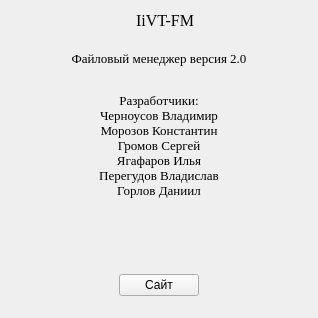
<?xml version="1.0" encoding="UTF-8"?>
<ui version="4.0">
 <class>Form</class>
 <widget class="QWidget" name="Form">
  <property name="geometry">
   <rect>
    <x>0</x>
    <y>0</y>
    <width>318</width>
    <height>318</height>
   </rect>
  </property>
  <property name="sizePolicy">
   <sizepolicy hsizetype="Fixed" vsizetype="Fixed">
    <horstretch>0</horstretch>
    <verstretch>0</verstretch>
   </sizepolicy>
  </property>
  <property name="minimumSize">
   <size>
    <width>318</width>
    <height>318</height>
   </size>
  </property>
  <property name="maximumSize">
   <size>
    <width>418</width>
    <height>418</height>
   </size>
  </property>
  <property name="windowTitle">
   <string>О программе</string>
  </property>
  <property name="windowIcon">
   <iconset>
    <normaloff>favicon.ico</normaloff>favicon.ico</iconset>
  </property>
  <layout class="QGridLayout" name="gridLayout">
   <item row="0" column="0">
    <layout class="QVBoxLayout" name="verticalLayout">
     <item>
      <layout class="QHBoxLayout" name="horizontalLayout">
       <item>
        <spacer name="horizontalSpacer">
         <property name="orientation">
          <enum>Qt::Horizontal</enum>
         </property>
         <property name="sizeType">
          <enum>QSizePolicy::Expanding</enum>
         </property>
         <property name="sizeHint" stdset="0">
          <size>
           <width>88</width>
           <height>15</height>
          </size>
         </property>
        </spacer>
       </item>
       <item>
        <widget class="QLabel" name="label_2">
         <property name="text">
          <string/>
         </property>
         <property name="pixmap">
          <pixmap>favicon.ico</pixmap>
         </property>
        </widget>
       </item>
       <item>
        <spacer name="horizontalSpacer_2">
         <property name="orientation">
          <enum>Qt::Horizontal</enum>
         </property>
         <property name="sizeType">
          <enum>QSizePolicy::Fixed</enum>
         </property>
         <property name="sizeHint" stdset="0">
          <size>
           <width>0</width>
           <height>20</height>
          </size>
         </property>
        </spacer>
       </item>
       <item>
        <widget class="QLabel" name="label">
         <property name="font">
          <font>
           <family>Times New Roman</family>
           <pointsize>12</pointsize>
          </font>
         </property>
         <property name="text">
          <string>&lt;html&gt;&lt;head/&gt;&lt;body&gt;&lt;p&gt;&lt;span style=&quot; font-size:12pt;&quot;&gt;IiVT-FM&lt;/span&gt;&lt;/p&gt;&lt;/body&gt;&lt;/html&gt;</string>
         </property>
         <property name="textFormat">
          <enum>Qt::AutoText</enum>
         </property>
        </widget>
       </item>
       <item>
        <spacer name="horizontalSpacer_3">
         <property name="orientation">
          <enum>Qt::Horizontal</enum>
         </property>
         <property name="sizeHint" stdset="0">
          <size>
           <width>40</width>
           <height>20</height>
          </size>
         </property>
        </spacer>
       </item>
      </layout>
     </item>
     <item>
      <spacer name="verticalSpacer">
       <property name="orientation">
        <enum>Qt::Vertical</enum>
       </property>
       <property name="sizeType">
        <enum>QSizePolicy::Fixed</enum>
       </property>
       <property name="sizeHint" stdset="0">
        <size>
         <width>17</width>
         <height>14</height>
        </size>
       </property>
      </spacer>
     </item>
     <item>
      <widget class="QLabel" name="label_3">
       <property name="font">
        <font>
         <family>Times New Roman</family>
         <pointsize>10</pointsize>
        </font>
       </property>
       <property name="text">
        <string>&lt;html&gt;&lt;head/&gt;&lt;body&gt;&lt;p align=&quot;center&quot;&gt;&lt;span style=&quot; font-size:10pt;&quot;&gt;Файловый менеджер версия 2.0&lt;br/&gt;&lt;/span&gt;&lt;/p&gt;&lt;p align=&quot;center&quot;&gt;&lt;span style=&quot; font-size:10pt;&quot;&gt;Разработчики:&lt;br/&gt;Черноусов Владимир&lt;br/&gt;Морозов Константин&lt;br/&gt;Громов Сергей&lt;br/&gt;Ягафаров Илья&lt;br/&gt;Перегудов Владислав&lt;br/&gt;Горлов Даниил&lt;/span&gt;&lt;/p&gt;&lt;/body&gt;&lt;/html&gt;</string>
       </property>
      </widget>
     </item>
     <item>
      <spacer name="verticalSpacer_3">
       <property name="orientation">
        <enum>Qt::Vertical</enum>
       </property>
       <property name="sizeHint" stdset="0">
        <size>
         <width>20</width>
         <height>40</height>
        </size>
       </property>
      </spacer>
     </item>
     <item>
      <layout class="QHBoxLayout" name="horizontalLayout_3">
       <property name="topMargin">
        <number>18</number>
       </property>
       <item>
        <spacer name="horizontalSpacer_5">
         <property name="orientation">
          <enum>Qt::Horizontal</enum>
         </property>
         <property name="sizeHint" stdset="0">
          <size>
           <width>40</width>
           <height>20</height>
          </size>
         </property>
        </spacer>
       </item>
       <item>
        <widget class="QPushButton" name="pbn_site">
         <property name="text">
          <string>Сайт</string>
         </property>
        </widget>
       </item>
       <item>
        <spacer name="horizontalSpacer_4">
         <property name="orientation">
          <enum>Qt::Horizontal</enum>
         </property>
         <property name="sizeType">
          <enum>QSizePolicy::Expanding</enum>
         </property>
         <property name="sizeHint" stdset="0">
          <size>
           <width>33</width>
           <height>10</height>
          </size>
         </property>
        </spacer>
       </item>
      </layout>
     </item>
     <item>
      <spacer name="verticalSpacer_2">
       <property name="orientation">
        <enum>Qt::Vertical</enum>
       </property>
       <property name="sizeType">
        <enum>QSizePolicy::Fixed</enum>
       </property>
       <property name="sizeHint" stdset="0">
        <size>
         <width>20</width>
         <height>11</height>
        </size>
       </property>
      </spacer>
     </item>
    </layout>
   </item>
  </layout>
 </widget>
 <resources/>
 <connections/>
</ui>
